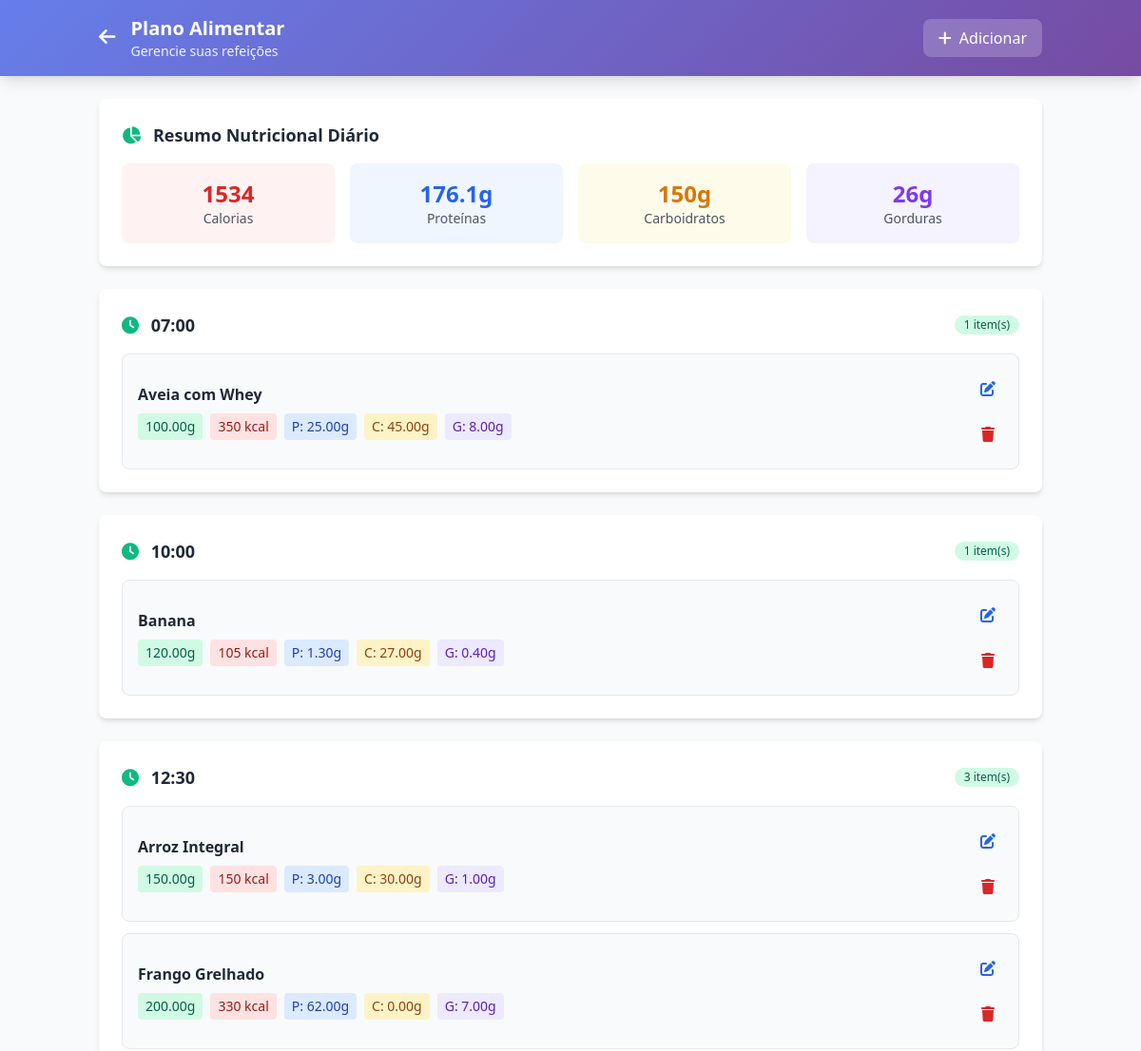
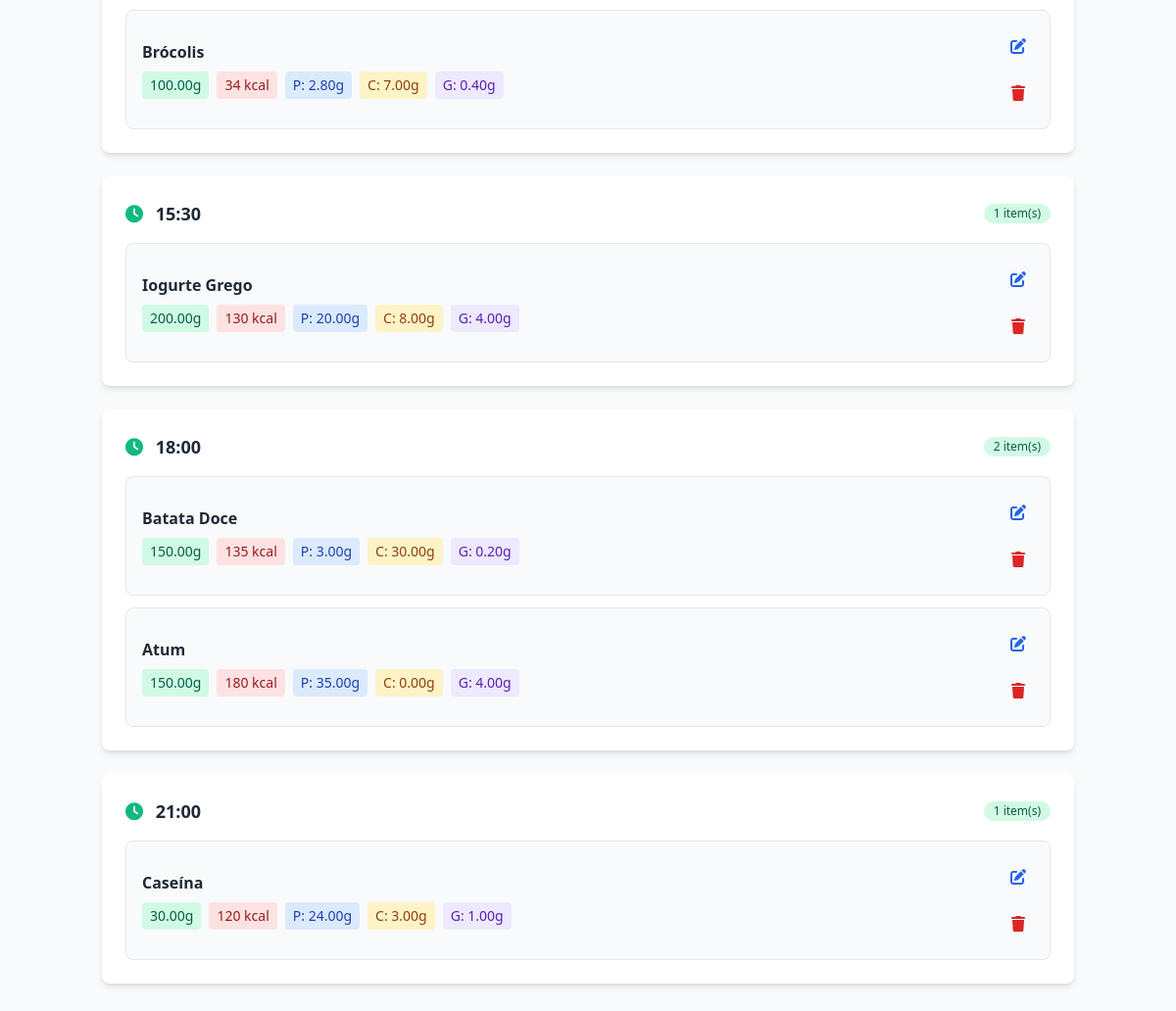
The page /my-training/alimentacao.php (signed in) on the database its author committed (2 pictures, top to bottom).
### tables this page shows
CREATE TABLE `alimentacao` (
  `id` int(11) NOT NULL,
  `usuario_id` int(11) NOT NULL,
  `horario` time NOT NULL,
  `alimento` varchar(200) NOT NULL,
  `quantidade_gramas` decimal(6,2) NOT NULL,
  `calorias` decimal(6,2) DEFAULT NULL,
  `proteinas` decimal(5,2) DEFAULT NULL,
  `carboidratos` decimal(5,2) DEFAULT NULL,
  `gorduras` decimal(5,2) DEFAULT NULL,
  `observacoes` text,
  `ativo` tinyint(1) DEFAULT '1',
  `data_criacao` timestamp NOT NULL DEFAULT CURRENT_TIMESTAMP
);

### my-training/alimentacao.php (the view, shortened to what this page needs)
<?php
require_once 'config/database.php';
$user_id = $_SESSION['user_id'];
$stmt = $pdo->prepare("SELECT * FROM alimentacao WHERE usuario_id = ? AND ativo = 1 ORDER BY horario");
$stmt->execute([$user_id]);
$refeicoes = $stmt->fetchAll();
$refeicoes_por_horario = [];
foreach ($refeicoes as $refeicao) {
    $horario = $refeicao['horario'];
    if (!isset($refeicoes_por_horario[$horario])) {
        $refeicoes_por_horario[$horario] = [];
    }
    $refeicoes_por_horario[$horario][] = $refeicao;
}
$totais = [
    'calorias' => 0,
    'proteinas' => 0,
    'carboidratos' => 0,
    'gorduras' => 0
];
foreach ($refeicoes as $refeicao) {
    if ($refeicao['calorias']) $totais['calorias'] += $refeicao['calorias'];
    if ($refeicao['proteinas']) $totais['proteinas'] += $refeicao['proteinas'];
    if ($refeicao['carboidratos']) $totais['carboidratos'] += $refeicao['carboidratos'];
    if ($refeicao['gorduras']) $totais['gorduras'] += $refeicao['gorduras'];
}
?>
<!DOCTYPE html>
<html lang="pt-BR">
<head>
    <link href="https://cdn.jsdelivr.net/npm/tailwindcss@2.2.19/dist/tailwind.min.css" rel="stylesheet">
    <link href="https://cdnjs.cloudflare.com/ajax/libs/font-awesome/6.0.0/css/all.min.css" rel="stylesheet">
</head>
<body class="bg-gray-50 min-h-screen">
    <header class="gradient-bg text-white shadow-lg">
        <div class="container mx-auto px-4 py-4">
            <div class="flex items-center justify-between">
                <div class="flex items-center">
                    <a href="index.php" class="mr-4">
                        <i class="fas fa-arrow-left text-xl"></i>
                    </a>
                    <div>
                        <h1 class="text-xl font-bold">Plano Alimentar</h1>
                        <p class="text-sm opacity-90">Gerencie suas refeições</p>
                    </div>
                </div>
                <button onclick="abrirModalAdicionar()" class="bg-white bg-opacity-20 hover:bg-opacity-30 px-4 py-2 rounded-lg transition-colors">
                    <i class="fas fa-plus mr-2"></i>Adicionar
                </button>
            </div>
        </div>
    </header>
    <div class="container mx-auto px-4 py-6">
        <div class="bg-white rounded-lg card-shadow p-6 mb-6">
            <h3 class="text-lg font-bold text-gray-800 mb-4">
                <i class="fas fa-chart-pie text-green-500 mr-2"></i>
                Resumo Nutricional Diário
            </h3>
            <div class="grid grid-cols-2 md:grid-cols-4 gap-4">
                <div class="text-center p-4 bg-red-50 rounded-lg">
                    <div class="text-2xl font-bold text-red-600"><?php echo round($totais['calorias']); ?></div>
                    <div class="text-sm text-gray-600">Calorias</div>
                </div>
                <div class="text-center p-4 bg-blue-50 rounded-lg">
                    <div class="text-2xl font-bold text-blue-600"><?php echo round($totais['proteinas'], 1); ?>g</div>
                    <div class="text-sm text-gray-600">Proteínas</div>
                </div>
                <div class="text-center p-4 bg-yellow-50 rounded-lg">
                    <div class="text-2xl font-bold text-yellow-600"><?php echo round($totais['carboidratos'], 1); ?>g</div>
                    <div class="text-sm text-gray-600">Carboidratos</div>
                </div>
                <div class="text-center p-4 bg-purple-50 rounded-lg">
                    <div class="text-2xl font-bold text-purple-600"><?php echo round($totais['gorduras'], 1); ?>g</div>
                    <div class="text-sm text-gray-600">Gorduras</div>
                </div>
            </div>
        </div>
        <?php if (empty($refeicoes_por_horario)): ?>
            <div class="bg-white rounded-lg card-shadow p-8 text-center">
                <i class="fas fa-utensils text-6xl text-gray-300 mb-4"></i>
                <h3 class="text-xl font-bold text-gray-700 mb-2">Nenhuma refeição cadastrada</h3>
                <p class="text-gray-500 mb-6">Comece adicionando suas refeições para criar seu plano alimentar</p>
                <button onclick="abrirModalAdicionar()" class="bg-green-600 hover:bg-green-700 text-white px-6 py-3 rounded-lg font-semibold">
                    <i class="fas fa-plus mr-2"></i>Adicionar Primeira Refeição
                </button>
            </div>
        <?php else: ?>
            <?php foreach ($refeicoes_por_horario as $horario => $refeicoes_horario): ?>
                <div class="bg-white rounded-lg card-shadow p-6 mb-6">
                    <div class="flex items-center justify-between mb-4">
                        <h3 class="text-lg font-bold text-gray-800">
                            <i class="fas fa-clock text-green-500 mr-2"></i>
                            <?php echo date('H:i', strtotime($horario)); ?>
                        </h3>
                        <span class="bg-green-100 text-green-800 text-xs font-medium px-2.5 py-0.5 rounded-full">
                            <?php echo count($refeicoes_horario); ?> item(s)
                        </span>
                    </div>
                    <div class="space-y-3">
                        <?php foreach ($refeicoes_horario as $refeicao): ?>
                            <div class="border rounded-lg p-4 bg-gray-50 border-gray-200">
                                <div class="flex items-center justify-between">
                                    <div class="flex-1">
                                        <h4 class="font-semibold text-gray-800"><?php echo htmlspecialchars($refeicao['alimento']); ?></h4>
                                        <div class="flex flex-wrap gap-2 mt-2 text-sm text-gray-600">
                                            <span class="bg-green-100 text-green-800 px-2 py-1 rounded">
                                                <?php echo $refeicao['quantidade_gramas']; ?>g
                                            </span>
                                            <?php if ($refeicao['calorias']): ?>
                                                <span class="bg-red-100 text-red-800 px-2 py-1 rounded">
                                                    <?php echo round($refeicao['calorias']); ?> kcal
                                                </span>
                                            <?php endif; ?>
                                            <?php if ($refeicao['proteinas']): ?>
                                                <span class="bg-blue-100 text-blue-800 px-2 py-1 rounded">
                                                    P: <?php echo $refeicao['proteinas']; ?>g
                                                </span>
                                            <?php endif; ?>
                                            <?php if ($refeicao['carboidratos']): ?>
                                                <span class="bg-yellow-100 text-yellow-800 px-2 py-1 rounded">
                                                    C: <?php echo $refeicao['carboidratos']; ?>g
                                                </span>
                                            <?php endif; ?>
                                            <?php if ($refeicao['gorduras']): ?>
                                                <span class="bg-purple-100 text-purple-800 px-2 py-1 rounded">
                                                    G: <?php echo $refeicao['gorduras']; ?>g
                                                </span>
                                            <?php endif; ?>
                                        </div>
                                    </div>
                                    <div class="ml-4 flex flex-col space-y-2">
                                        <button onclick="editarRefeicao(<?php echo $refeicao['id']; ?>)" class="p-2 text-blue-600 hover:bg-blue-100 rounded">
                                            <i class="fas fa-edit"></i>
                                        </button>
                                        <button onclick="excluirRefeicao(<?php echo $refeicao['id']; ?>)" class="p-2 text-red-600 hover:bg-red-100 rounded">
                                            <i class="fas fa-trash"></i>
                                        </button>
                                    </div>
                                </div>
                            </div>
                        <?php endforeach; ?>
                    </div>
                </div>
            <?php endforeach; ?>
        <?php endif; ?>
    </div>
</body>
</html>

### my-training/alimentacao.php (style rules this page uses)
.gradient-bg { background: linear-gradient(135deg, #667eea 0%, #764ba2 100%); }
.card-shadow { box-shadow: 0 4px 6px -1px rgba(0, 0, 0, 0.1), 0 2px 4px -1px rgba(0, 0, 0, 0.06); }

### rows shown on the page
alimentacao: alimento "Aveia com Whey", quantidade_gramas "100.00", calorias "350", proteinas "25.00", carboidratos "45.00", gorduras "8.00"
alimentacao: alimento "Banana", quantidade_gramas "120.00", calorias "105", proteinas "1.30", carboidratos "27.00", gorduras "0.40"
alimentacao: alimento "Arroz Integral", quantidade_gramas "150.00", calorias "150", proteinas "3.00", carboidratos "30.00", gorduras "1.00"
alimentacao: alimento "Frango Grelhado", quantidade_gramas "200.00", calorias "330", proteinas "62.00", carboidratos "0.00", gorduras "7.00"
alimentacao: alimento "Brócolis", quantidade_gramas "100.00", calorias "34", proteinas "2.80", carboidratos "7.00", gorduras "0.40"
alimentacao: alimento "Iogurte Grego", quantidade_gramas "200.00", calorias "130", proteinas "20.00", carboidratos "8.00", gorduras "4.00"
alimentacao: alimento "Batata Doce", quantidade_gramas "150.00", calorias "135", proteinas "3.00", carboidratos "30.00", gorduras "0.20"
alimentacao: alimento "Atum", quantidade_gramas "150.00", calorias "180", proteinas "35.00", carboidratos "0.00", gorduras "4.00"
alimentacao: horario "21:00", count($refeicoes_horario) "1", alimento "Caseína", quantidade_gramas "30.00", calorias "120", proteinas "24.00", carboidratos "3.00", gorduras "1.00"

### other values the page prints
$totais['calorias'] "1534"
$totais['proteinas'] "176.1"
$totais['carboidratos'] "150"
$totais['gorduras'] "26"
date('H:i', strtotime($horario)) "07:00"
count($refeicoes_horario) "1"
date('H:i', strtotime($horario)) "10:00"
date('H:i', strtotime($horario)) "12:30"
count($refeicoes_horario) "3"
date('H:i', strtotime($horario)) "15:30"
date('H:i', strtotime($horario)) "18:00"
count($refeicoes_horario) "2"
